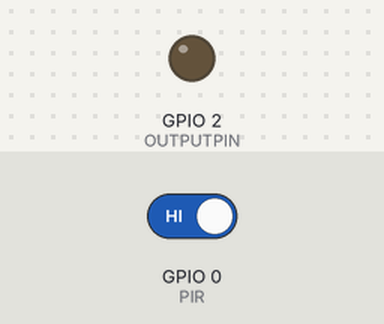
Simulated run of this sketch. Board: ESP8266 (NodeMCU). Parts: output pins drawn as LEDs (lit = HIGH). The test bench sets the inputs (shaded band); at power-on: GPIO 0 (PIR) HIGH. WiFi joins after 1.5 s; servers stay silent unless stated; web services answer with replies made up by the test bench; what the sketch prints to the serial monitor is not drawn.

Above: at 7.9 s.
8.0 s: GPIO 0 (PIR) driven LOW
At 8.15 s:
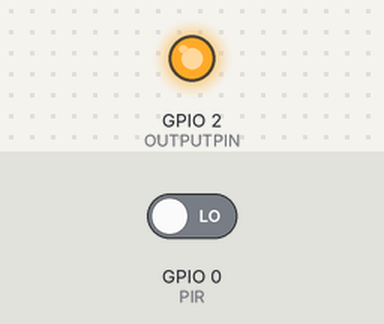
Timing chart, 0 to 11.0 s (numbered marks = the images above; inputs shaded):
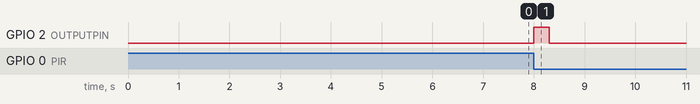

Measured:
- after the input at 8.0 s, GPIO 2 (OUTPUTPIN): LOW → HIGH at once, → LOW 0.30 s later

The sketch:

WifiBasedMotionAlarm.ino
```cpp
#include <ESP8266WiFi.h>
#include <ESP8266HTTPClient.h>

#ifndef STASSID
#define STASSID "orchi joy bijoy"
#define STAPSK  "OJBI7396"
#endif

const char* ssid     = STASSID;
const char* password = STAPSK;

boolean PIRstate ; //variable to store PIR state
boolean lastPIRstate = HIGH;
int PIR = 0; //PIR connected to GPIO 0
int OUTPUTPIN = 2; //For LED Output

void setup() {
  Serial.begin(115200);

  // We start by connecting to a WiFi network
  Serial.print("Connecting to ");
  Serial.println(ssid);

  /* Explicitly set the ESP8266 to be a WiFi-client, otherwise, it by default,
     would try to act as both a client and an access-point and could cause
     network-issues with your other WiFi-devices on your WiFi-network. */
  WiFi.mode(WIFI_STA);
  WiFi.begin(ssid, password);

  //A Loop until it is Connected to the Wifi
  while (WiFi.status() != WL_CONNECTED) {
    delay(500); //A delay is set for Serial Output, so that it doesn't hang
    Serial.print(".");
  }

  //Wifi Is Connected, Output is Printed on Serial Monitor
  Serial.println("");
  Serial.println("WiFi connected");
  Serial.println("IP address: ");
  Serial.println(WiFi.localIP());

  //PIR Pin is Setup for Input
  pinMode(PIR, INPUT);
  //Last Input is taken
  lastPIRstate = digitalRead(PIR);
  //An Output Pin is Setup for LED
  pinMode(OUTPUTPIN, OUTPUT);

  delay(2000);
  //A notification is sent for test
  sendNotification();

  //A Delay is set so that the Sensor gets time to Calibrate
  delay(3000);
}

void loop() {
  PIRstate = digitalRead(PIR);  //HIGH when motion detected, else LOW

  if (PIRstate != lastPIRstate)  //Checking if there is any motion
  {
    Serial.println("Motion Detected");
    //Once Motion is Detected,
    //LED will light up
    digitalWrite(OUTPUTPIN, HIGH);
    //Notification is Sent
    sendNotification();

    delay(100);

    //After a Delay, LED is Turned off
    digitalWrite(OUTPUTPIN, LOW);
    //Last State of PIR is Stored
    lastPIRstate = PIRstate;
  }
}

//A Function for Noticiation Sending
void sendNotification(){
  //If Wifi is Connected
  if (WiFi.status() == WL_CONNECTED)  //Check WiFi connection status
  {
      HTTPClient http; //Declare an object of class HTTPClient
      if(http.begin("http://maker.ifttt.com/trigger/iot_Motion_Sensor/with/key/b5dYCmIwYQBHBFD6myBdrIDmpvwOFzmbKSUpk_LT41Y")){  //Specify request destination
         http.GET();   //Send the request
         http.end();   //Close connection
         Serial.println("Notification Sent");
       }else{
         Serial.println("Maker.ifttt.com Connection failed, Can't send notificaition");
       }
  }
}
```
